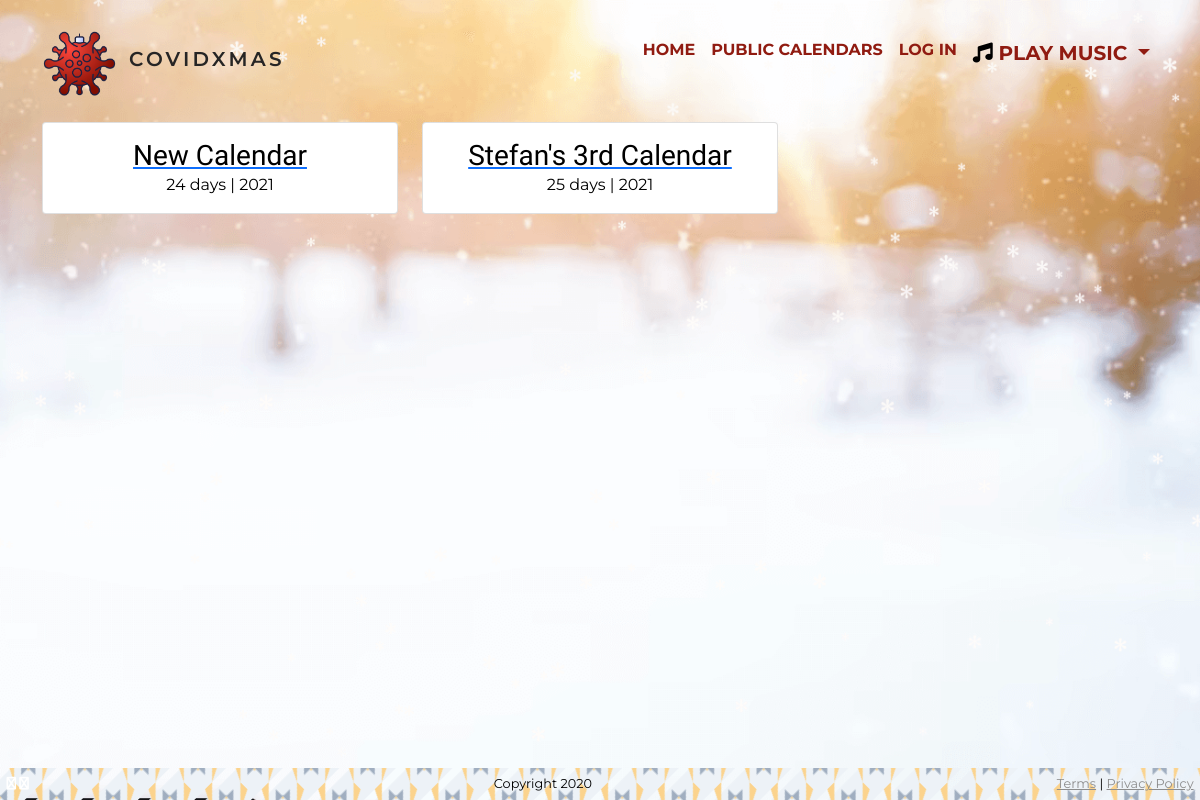
The page /dates/view_public_calendars/ on the database its author committed.
### dates/models.py (models this page shows, shortened)
class Calendar(models.Model):
    user = models.ForeignKey(User, related_name='calendars', on_delete=models.CASCADE)
    unique_id = models.UUIDField(default=uuid.uuid4, max_length=100, unique=True, primary_key=True)
    name = models.CharField(max_length=254)
    days = models.IntegerField(default=0, choices=DAYS)
    year = models.IntegerField(default=2021, choices=YEARS)
    is_public = models.BooleanField(default=False)

### dates/views.py (the view)
# urls.py: path('view_public_calendars/', view_public_calendars, name='view_public_calendars'),
def view_public_calendars(request):
    calendars = Calendar.objects.filter(is_public=True).order_by('?')
    return render(request, 'view_public_calendars.html', {'calendars': calendars})

### dates/templates/view_public_calendars.html
{% extends 'base_template.html' %}
{% block content %}
<section class="calendar">
    <div class="container">
        <div class="row">
            {% for calendar in calendars %}
            <div class="col-md-4 mb-3">
                <div class="card">
                    <div class="card-title m-0">
                        <a href="{% url 'calendar' calendar_id=calendar.unique_id %}">
                            <h3 class="m-0 mt-3 p-0">{{calendar.name}}</h3>
                        </a>
                    </div>
                    <div class="card-body p-0 pb-3">
                        {{calendar.days}} days | {{calendar.year}}
                    </div>
                </div>
            </div>
            {% endfor %}
        </div>
    </div>
</section>
{% endblock %}

### assets/css/_variables.css (style rules this page uses)
:root { --background-colour: #8e8989; --menu-colour: #3e3d3d; --primary-colour: #901B11; --primary-colour-hover: #052e12; --nav-colour: #262525; --background-dark: rgba(0, 0, 0, 0.5); --overlay: rgba(144, 27, 17, 0.5); }

### assets/css/_base.css (style rules this page uses)
* { color: black; font-family: 'Montserrat', sans-serif; margin: 0; padding: 0; box-sizing: border-box; }
body { background: url(../images/flakes3.png); background-size: cover; background-repeat: no-repeat; background-position: center; min-height: 100vh; width: 100%; position: relative; }

### assets/css/_typography.css (style rules this page uses)
h1, h2, h3, h4 { font-family: 'Risque', cursive; }

### assets/css/_viewcalendar.css (style rules this page uses)
.card-title { text-align: center; }
.card-body { text-align: center; }

### rows shown on the page
Calendar: name "New Calendar", days "24", year "2021"
Calendar: name "Stefan's 3rd Calendar", days "25", year "2021"
